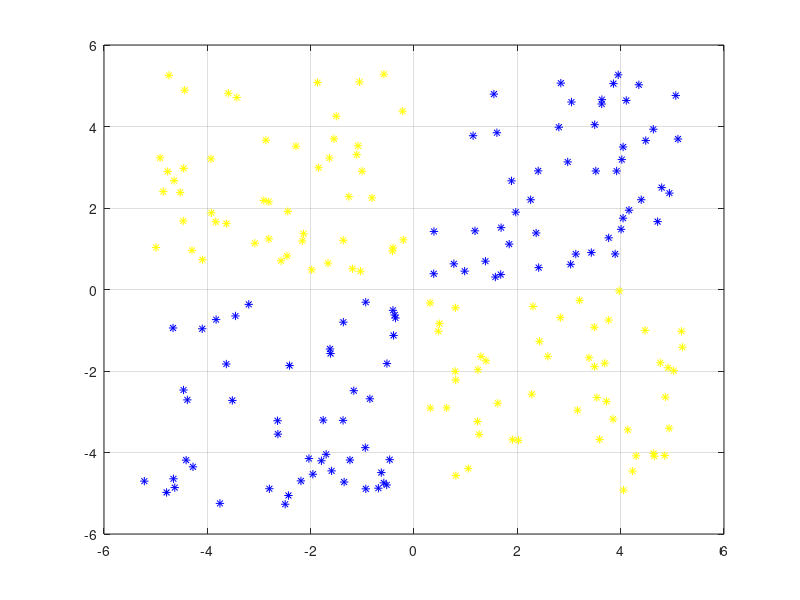

The MATLAB source for this figure:
% Generate xor-like data as in the tensorflow playground example
% Size of each data cloud
squaresize = 5;
% Space between each data cloud
margin = 0.3;
%Number of points in each data cloud
numpts = 50;
xordata = zeros(numpts*4,2);
x1 = (rand(numpts,2).*squaresize) + margin;
x2 = (rand(numpts,2).*squaresize) + margin;
x2(:,2) = x2(:,2) - squaresize - margin;
x3 = (rand(numpts,2).*squaresize) + margin;
x3(:,1) = x3(:,1) - squaresize - margin;
x4 = (rand(numpts,2).*squaresize)- squaresize - margin;

%Plot the data
figure
plot(x1(:,1),x1(:,2),'b*');
hold on;
plot(x2(:,1),x2(:,2),'y*');
plot(x3(:,1),x3(:,2),'y*');
plot(x4(:,1),x4(:,2),'b*');
grid;

xordata = [x1; x2; x3; x4];
% labels = [zeros(numpts,1), ones(numpts,1); 
%     ones(numpts,1), zeros(numpts,1); 
%     zeros(numpts,1),ones(numpts,1); 
%     ones(numpts,1), zeros(numpts,1)];

labels = [zeros(numpts,1);
    ones(numpts,1);
    zeros(numpts,1); 
    ones(numpts,1)];

% save("xordata.mat", "xordata", "labels")



